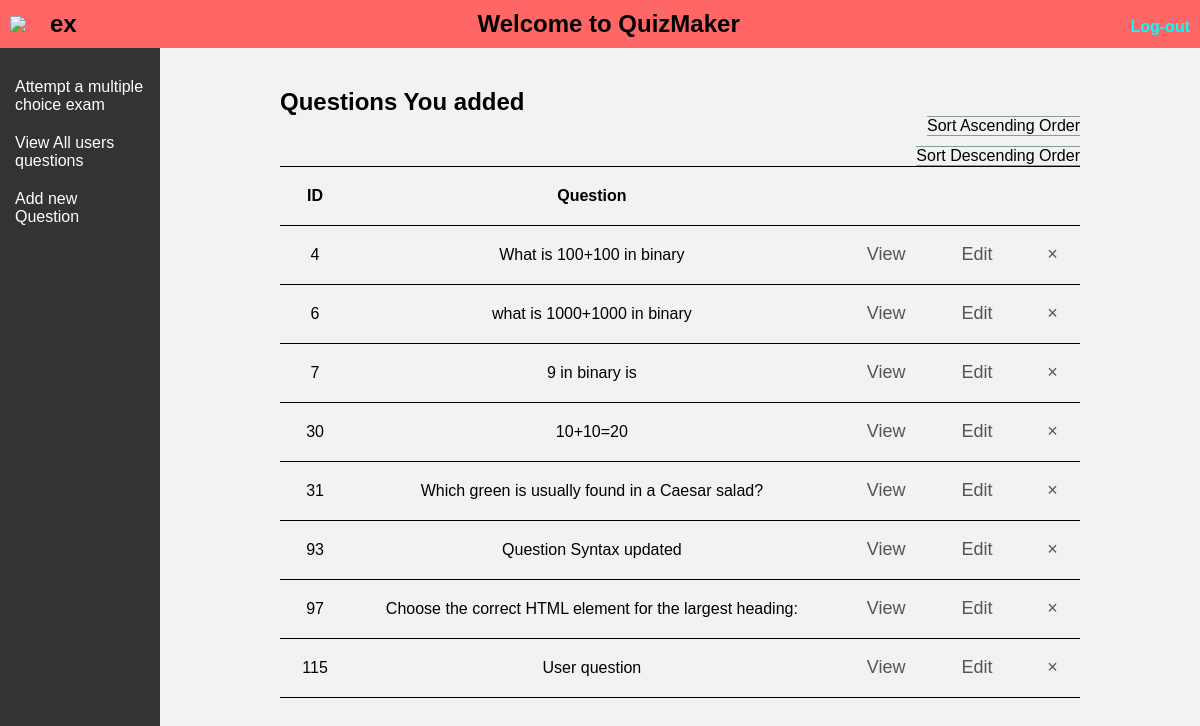
Page /Task1-QuestionsDBUPDATED/Pages/index.php (signed in) on the committed database.
### tables this page shows
CREATE TABLE `users` (
  `id` int(11) NOT NULL,
  `username` varchar(255) NOT NULL,
  `email` varchar(255) NOT NULL,
  `password` varchar(50) NOT NULL,
  `role` int(1) NOT NULL
);

CREATE TABLE `questions` (
  `id` int(11) NOT NULL,
  `question-Syntax` varchar(255) NOT NULL,
  `correctAnswer` int(11) DEFAULT NULL,
  `userId` int(11) NOT NULL
);

### Task1-QuestionsDBUPDATED/DataAccess/Database.php (called while the page is built, shortened)
<?php
class Database
{
    private $host = "localhost:3307";
    private $username = "root";
    private $password = "";
    private $dbname = "quizesdb";
    private $conn;
    function __construct()
    {
        $this->conn = new mysqli($this->host, $this->username, $this->password, $this->dbname);
    }
    function read($query, $params = [])
    {
        try {
            $stmt = $this->conn->prepare($query);
            if (!empty($params)) {
                $paramTypes = str_repeat("s", count($params));
                $stmt->bind_param($paramTypes, ...$params);
            }
            $stmt->execute();
            $result = $stmt->get_result();
            $data = array();
            while ($row = $result->fetch_assoc()) {
                $data[] = $row;
            }
            return $data;
        } catch (Exception $e) {
            throw new Exception("Error reading data: " . $e->getMessage());
        }
    }
}

### Task1-QuestionsDBUPDATED/phpActions/Signin.php (called while the page is built, shortened)
<?php
class SignIn
{
    private $error = "";
    public function check_login($data)
    {
        if (!empty($data) && is_numeric($data)) {
            $query = "SELECT * FROM users WHERE id = '$data' limit 1";
            try {
                $conn = new Database();
                $userData = $conn->read($query);
                if ($userData) {
                    return $userData[0];
                } else {
                    header("Location: login.php?Login to enter");
                    die;
                }
            } catch (Exception $e) {
                throw new Exception("Error Processing login Request", 1);
            }
        } else {
            unset($_SESSION['user_id']);
            $this->error .= "Please login";
        }
        return $this->error;
    }
}

### Task1-QuestionsDBUPDATED/phpActions/GetQuestions.php (called while the page is built, shortened)
<?php
class GetQuestions
{
    private $error = "";
    public function retriveQuestionsByUser($userId)
    {
        try {
            $query = "SELECT * from questions Where userId=?";
            $conn = new Database();
            $data = $conn->read($query, [$userId]);
            if ($this->error == "") {
                return $data;
            } else {
                return $this->error;
            }
        } catch (Exception $e) {
            return "Error accord while getting data:\n" . $e->getMessage();
        }
    }
}
?>

### Task1-QuestionsDBUPDATED/Pages/Edit-DeleteQuestions.php (the view, shortened to what this page needs)
<?php
include_once("..\DataAccess\Database.php");
include('..\phpActions\GetQuestions.php');
include_once("..\phpActions\Signin.php");
function displayData()
{
    $getData = new GetQuestions();
    $questions = $getData->retriveQuestionsByUser($_SESSION['user_id']);
    if (count($questions) < 1) {
        $noquestionForm = "<div style='margin-top:20px;display:flex;align-items:center;justify-content:center'>
            <h2 style='border:4px dotted black;padding:5px;'><a href='AddQuestion.php' style='text-decoration: none;color:green;'>You haven't added any questions to our website, click to add one</a></h2>
        </div>";
        echo $noquestionForm;
    } else {
        displayFormat($questions);
    }
}
function displayFormat($questions)
{
    echo "<table style='width:100%;min-width:800px'>";
    echo "<div id ='sort'>";
    echo "<div id='descending' class='sortingBtn'>" . "Sort Descending Order" . "</div>";
    echo "<div id='ascending' class='sortingBtn'>" . "Sort Ascending Order" . "</div>";
    echo "</div>";
    echo "<tr><th>ID</th><th>Question</th></tr>";
    foreach ($questions as $question) {
        echo "<form method='get' action='..\DataAccess\searchForQuestion.php'> ";
        echo "<tr>";
        echo "<td class='id'>" . $question['id'] . "</td>";
        echo "<td>" . $question['question-Syntax'] . "</td>";
        echo "<td><noscript><button type='submit' name='action' value='ShowAsQuestion'></noscript><span class ='ViewQuestion'>View</span><noscript></button></noscript></td>";
        echo "<td> <noscript><button type='submit' name='action' value='editQuestion'></noscript><span class='editQuestion'>Edit</span><noscript></button></noscript></td>";
        echo "<td><span class='deletequestion'>×</span></td>";
        echo "</tr>";
        echo "</form>";
    }
    echo "</table>";
}
?>
<!DOCTYPE html>
<html xmlns="http://www.w3.org/1999/xhtml" xml:lang="en" lang="en">
<head>
    <link rel="stylesheet" href="//code.jquery.com/ui/1.13.2/themes/base/jquery-ui.css">
    <link type="text/css" rel="stylesheet" href="..\CSS\navBar.css" />
    <link type="text/css" rel="stylesheet" href="..\CSS\DeleteQuestions.css" />
</head>
<body>
    <main>
        <section id="dataContainer">
            <?php
            if (isset($_POST['action'])) {
                if ($_POST['action'] === "delete") {
                    deleteQuestion($_POST);
                } else {
                    displaySorted($_POST['action']);
                }
            } else {
                displayData();
            }
            ?>
        </section>
    </main>
</body>
</html>

### Task1-QuestionsDBUPDATED/Pages/index.php (shortened to what this page needs)
<?php
include("..\DataAccess\Database.php");
include("..\phpActions\Signin.php");
$userData = "";
if (isset($_SESSION['user_id'])) {
    $signin = new SignIn();
    $userData = $signin->check_login($_SESSION['user_id']);
} else {
    header("Location:SignIn.php?message=Please login");
}
function formatHeader($data)
{
    echo "<div class='user-info'>";
    echo "<img src='..\..\..\..\..\Social Website\images\user_male.jpg' width='20px'/>";
    echo "<h2 class='user-name'>" . $data['username'] . "</h2>";
    echo "</div>";
    echo "<div class='welcome-message'>";
    echo "<h2>Welcome to QuizMaker</h2>";
    echo "</div>";
    echo "<div class='logout-button'>";
    echo "<h2><a href='logout.php' class='logout-button'>Log-out</a></h2>";
    echo "</div>";
}
?>
<!DOCTYPE html>
<html lang="en">
<head>
    <link type="text/css" rel="stylesheet" href="..\CSS\indexPage.css" />
</head>
<body>
    <header>
        <?php formatHeader($userData) ?>
    </header>
    <main>
        <div id="sidebar">
            <a href="AttemptQuiz.php">Attempt a multiple choice exam</a>
            <a href="SeeAllQuestions.php">View All users questions</a>
            <a href="addQuestion.php">Add new Question</a>
        </div>
        <section id='content'>
            <h2 id='IndexPageh2'>Questions You added</h2>
            <?php
            include_once("Edit-DeleteQuestions.php");
            ?>
        </section>
    </main>
</body>
</html>

### Task1-QuestionsDBUPDATED/CSS/indexPage.css (style rules this page uses)
body, h1, h2, h3, p, ul, li { margin: 0; padding: 0; }
body { height: 100%; font-family: sans-serif; background-color: #f2f2f2; }
form { margin-top: 20px; }
header { background-color: #ff6666; padding: 12px 0; display: flex; justify-content: space-between; align-items: center; padding: 10px; }
.user-info { display: flex; align-items: center; }
.user-name { color: black; margin-left: 20px; margin-right: 10px; }
.welcome-message { text-align: center; }
.logout-button { text-decoration: none; font-size: 16px; color: aqua; }
main { display: flex; margin: 0; padding: 0; font-family: Arial, sans-serif; }
#sidebar { width: 350px; background-color: #333; min-height: 800px; color: #fff; padding-top: 20px; }
#sidebar a { display: block; padding: 10px 15px; text-decoration: none; color: #fff; transition: background-color 0.3s; }
#content { flex: 1; padding: 40px 10%; }

### Task1-QuestionsDBUPDATED/CSS/navBar.css (style rules this page uses)
body { margin: 0; padding: 0; font-family: Arial, sans-serif; }

### Task1-QuestionsDBUPDATED/CSS/DeleteQuestions.css (style rules this page uses)
table, th, td { border-top: 1px solid black; border-bottom: 1px solid black; border-collapse: collapse; width: fit-content; text-align: center; padding: 20px; }
.deletequestion { margin-left: 10px; width: 40px; height: 80px; font-size: 18px; color: #555; line-height: 15px; text-align: right; border-radius: 50%; transition: background-color 0.3s; }
#sort { text-align: center; display: flex; flex-direction: column-reverse; align-items: flex-end; }
.sortingBtn { border-top: 1px solid #859f96; border-bottom: 1px solid #859f96; border-collapse: collapse; cursor: pointer; flex: 1; }
.editQuestion { margin-left: 10px; width: 40px; height: 80px; font-size: 18px; color: #555; line-height: 15px; text-align: right; border-radius: 50%; transition: background-color 0.3s; }
.ViewQuestion { margin-left: 10px; width: 40px; height: 80px; font-size: 18px; color: #555; line-height: 15px; text-align: right; border-radius: 50%; transition: background-color 0.3s; }

### rows in the picture
users: username "ex"
questions: id "4", value "What is 100+100 in binary"
questions: id "6", value "what is 1000+1000 in binary"
questions: id "7", value "9 in binary is"
questions: id "30", value "10+10=20"
questions: id "31", value "Which green is usually found in a Caesar salad?"
questions: id "93", value "Question Syntax updated"
questions: id "97", value "Choose the correct HTML element for the largest heading:"
questions: id "115", value "User question"
